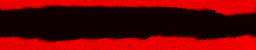
#> input picture map-test/1-CK.png, 256 x 50 px
$ jupyter execute --allow-errors testProcOxfordMaps.ipynb   (shell and % lines are left out)   (older library calls are emulated)
#> lines starting #> are read from the running program, lines starting #| are printed output that depends on the picture; long printed decimals are rounded
# Test iPython processing of Oxford EDS map images

[cell 1]
import numpy as np
from skimage import io, exposure, img_as_uint, img_as_float, img_as_ubyte,color, transform

print(io.available_plugins)

io.use_plugin('matplotlib','imread')

[cell 2]
im1 = io.imread('../map-test/1-CK.png')
#> im1 is the input picture: shape (50, 256, 3); mean R, G, B 104, 0, 0
im2 = io.imread('../map-test/2-OK.png')
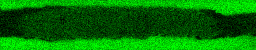
#> input picture map-test/2-OK.png, 256 x 50 px
#> im2 is the input picture: shape (50, 256, 3); mean R, G, B 0, 116.7, 0
im3 = io.imread('../map-test/3-CuL.png')
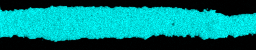
#> input picture map-test/3-CuL.png, 256 x 50 px
#> im3 is the input picture: shape (50, 256, 3); mean R, G, B 0, 126.8, 126.8
im4 = io.imread('../map-test/4-line.png', as_grey=True)
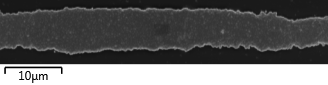
#> input picture map-test/4-line.png, 328 x 85 px
#> im4 is the input picture: shape (85, 328) float64; min 0, max 1, mean 0.386

[cell 3]
print(im1.shape, im1.dtype)
#| (50, 256, 3) uint8
print(im4.shape, im4.dtype)
#| (85, 328) float64

mag = 2.0
sf = float(im4.shape[1])/float(im1.shape[1])
#> sf = 1.28
print(sf)
#| 1.281
h = float(im1.shape[0])*sf
#> h = 64.06
print(int(h))
#| 64
